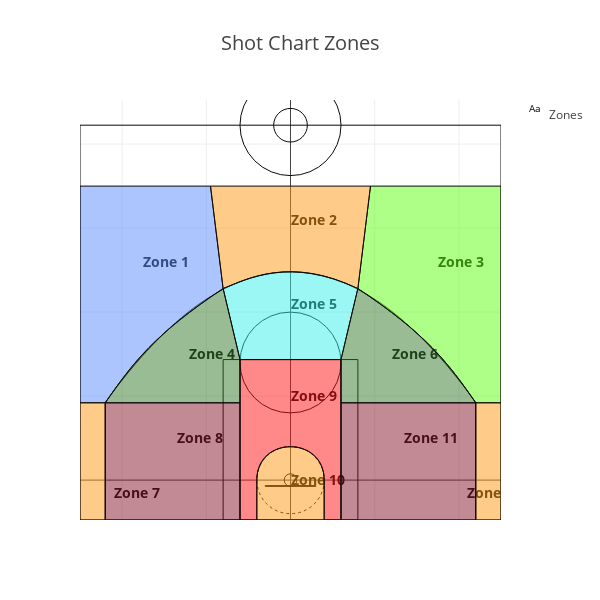

The cell this chart's notebook holds for it:
### Code cell
zone_shapes = []

#Three Point Line Arc Top Left
zone1 = dict(
    type='path',
    xref='x',
    yref='y',
    path='M -250,92 L -220,92 C -187,140 -161,174 -80,228  L -95,350 L -250,350 Z',
    fillcolor= 'rgba(93, 140, 255, 0.5)',
    line=dict(
        color='rgba(10, 10, 10, 1)',
        width=1
    )
)
 
zone_shapes.append(zone1)
#Three Point Line Arc Top Right
zone2 = dict(
    type='path',
    xref='x',
    yref='y',
    path='M 250,92 L 220,92 C 187,140 161,174 80,228  L 95,350 L 250,350 Z',
    fillcolor= 'rgba(93, 255, 18, 0.5)',
    line=dict(
        color='rgba(10, 10, 10, 1)',
        width=1
    )
)
 
zone_shapes.append(zone2)

#Three Point Line Arc Top Center
zone3 = dict(
    type='path',
    xref='x',
    yref='y',
    path='M -80,228 C -50,240 0,266 80,228 L 95,350 L -95,350 Z',
    fillcolor= 'rgba(253, 153, 18, 0.5)',
    line=dict(
        color='rgba(10, 10, 10, 1)',
        width=1
    )
)
zone_shapes.append(zone3)

#Three Point Line Left Corner
zone4 = dict(
    type='path',
    xref='x',
    yref='y',
    path='M -250,-47.5 L -220,-47.5 L -220,92 L -250,92 Z',
    fillcolor= 'rgba(253, 153, 18, 0.5)',
    line=dict(
        color='rgba(10, 10, 10, 1)',
        width=1
    )
)

zone_shapes.append(zone4)

#Three Point Line Right Corner
zone5 = dict(
    type='path',
    xref='x',
    yref='y',
    path='M 250,-47.5 L 220,-47.5 L 220,92 L 250,92 Z',
    fillcolor= 'rgba(253, 153, 18, 0.5)',
    line=dict(
        color='rgba(10, 10, 10, 1)',
        width=1
        )
)

zone_shapes.append(zone5)

#Under the basket
zone6 = dict(
    type='path',
    xref='x',
    yref='y',
    path='M -40,-47.5 L -40,0 C -40,53 40,53 40,0 L 40,-47.5 Z',
    fillcolor= 'rgba(253, 153, 18, 0.5)',
    line=dict(
        color='rgba(10, 10, 10, 1)',
        width=1
    )
)
zone_shapes.append(zone6)

#Paint
zone7 = dict(    
    type='path',
    xref='x',
    yref='y',
    path='M -60,-47.5 L -40,-47.5 L -40,0 C -40,53 40,53 40,0 L 40,-47.5 L 60,-47.5 L 60,143.5 L -60,143.5 Z',
    fillcolor= 'rgba(253, 20, 18, 0.5)',
    line=dict(
        color='rgba(10, 10, 10, 1)',
        width=1
    )
)

zone_shapes.append(zone7)
#Midrange Center
zone8 = dict(    
    type='path',
    xref='x',
    yref='y',
    path='M -60,143.5 L -80,228 C -50,240 0,266 80,228 L 60,143.5 Z',
    fillcolor= 'rgba(54, 239, 233, 0.5)',
    line=dict(
        color='rgba(10, 10, 10, 1)',
        width=1
    )
)

zone_shapes.append(zone8)

#Midrange Center Left
zone8 = dict(    
    type='path',
    xref='x',
    yref='y',
    path='M -220,92 C -187,140 -161,174 -80,228 L -60,143.5 L -60,92 Z',
    fillcolor= 'rgba(54, 123, 43, 0.5)',
    line=dict(
        color='rgba(10, 10, 10, 1)',
        width=1
    )
    )

zone_shapes.append(zone8)

#Midrange Center Right
zone9 = dict(    
    type='path',
    xref='x',
    yref='y',
    path='M 220,92 C 187,140 161,174 80,228 L 60,143.5 L 60,92 Z',
    fillcolor= 'rgba(54, 123, 43, 0.5)',
    line=dict(
        color='rgba(10, 10, 10, 1)',
        width=1
    )
)

zone_shapes.append(zone9)
#Midrange Left
zone10 = dict(    
    type='path',
    xref='x',
    yref='y',
    path='M -220,-47.5 L -220,92 L -60,92 L -60,-47.5 Z',
    fillcolor= 'rgba(134, 23, 43, 0.5)',
    line=dict(
        color='rgba(10, 10, 10, 1)',
        width=1
    )
)

zone_shapes.append(zone10)

#Midrange Right
zone11 = dict(    
    type='path',
    xref='x',
    yref='y',
    path='M 220,-47.5 L 220,92 L 60,92 L 60,-47.5 Z',
    fillcolor= 'rgba(134, 23, 43, 0.5)',
    line=dict(
        color='rgba(10, 10, 10, 1)',
        width=1
    )
)
zone_shapes.append(zone11)


shot_zones_text = go.Scatter(
    x=[-175, 0, 175, -120, 0, 120, -210, -135, 0, 0, 135, 210],
    y=[250, 300, 250, 140, 200, 140, -25, 40, 90, -10, 40, -25],
    mode='text',
    name='Zones',
    text=['<b>Zone '+str(n)+'</b>' for n in range(1,13)],
    hovertext = ['left_center_3', 'center_3', 'right_center_3', 'left_center_mid',
                 'center_mid', 'right_center_mid', 'left_corner_3', 'left_mid', 
                 'paint', 'restricted_area', 'right_mid', 'right_corner_3'],
    textposition='top right',        
    textfont = dict(
        color = 'rgba(10, 10, 10, 1)',
        size = 14
    )
)
layout = go.Layout(
    title='Shot Chart Zones',
    titlefont=dict(
        size=20
    ),
    hovermode = 'closest',
    showlegend = True,
    height = 600,
    width = 600, 
    shapes = court_shapes+zone_shapes,
    xaxis = dict(
        showticklabels = False,
        range = [-250, 250]
    ),
    yaxis = dict(
        showticklabels = False,
        range = [-47.5, 452.5]
    )
)
 
fig = go.Figure(data=[shot_zones_text], layout=layout)
iplot(fig)

### Figure 1 — Plotly figure (JSON) as saved in the notebook; plotly's stock layout.template omitted (floating-point values rounded to 4 significant figures)
{"data": [{"hovertext": ["left_center_3", "center_3", "right_center_3", "left_center_mid", "center_mid", "right_center_mid", "left_corner_3", "left_mid", "paint", "restricted_area", "right_mid", "right_corner_3"], "mode": "text", "name": "Zones", "text": ["<b>Zone 1</b>", "<b>Zone 2</b>", "<b>Zone 3</b>", "<b>Zone 4</b>", "<b>Zone 5</b>", "<b>Zone 6</b>", "<b>Zone 7</b>", "<b>Zone 8</b>", "<b>Zone 9</b>", "<b>Zone 10</b>", "<b>Zone 11</b>", "<b>Zone 12</b>"], "textfont": {"color": "rgba(10, 10, 10, 1)", "size": 14}, "textposition": "top right", "type": "scatter", "uid": "50d4766f-92ef-43cc-95da-b0eecdecf407", "x": [-175, 0, 175, -120, 0, 120, -210, -135, 0, 0, 135, 210], "y": [250, 300, 250, 140, 200, 140, -25, 40, 90, -10, 40, -25]}], "layout": {"height": 600, "hovermode": "closest", "shapes": [{"line": {"color": "rgba(10, 10, 10, 1)", "width": 1}, "type": "rect", "x0": "-250", "x1": "250", "xref": "x", "y0": "-47.5", "y1": "422.5", "yref": "y"}, {"line": {"color": "rgba(10, 10, 10, 1)", "width": 1}, "type": "circle", "x0": "7.5", "x1": "-7.5", "xref": "x", "y0": "7.5", "y1": "-7.5", "yref": "y"}, {"fillcolor": "rgba(10, 10, 10, 1)", "line": {"color": "rgba(10, 10, 10, 1)", "width": 1}, "type": "rect", "x0": "-30", "x1": "30", "xref": "x", "y0": "-7.5", "y1": "-6.5", "yref": "y"}, {"line": {"color": "rgba(10, 10, 10, 1)", "width": 1}, "type": "rect", "x0": "-80", "x1": "80", "xref": "x", "y0": "-47.5", "y1": "143.5", "yref": "y"}, {"line": {"color": "rgba(10, 10, 10, 1)", "width": 1}, "type": "rect", "x0": "-60", "x1": "60", "xref": "x", "y0": "-47.5", "y1": "143.5", "yref": "y"}, {"line": {"color": "rgba(10, 10, 10, 1)", "width": 1}, "type": "line", "x0": "-220", "x1": "-220", "xref": "x", "y0": "-47.5", "y1": "92.5", "yref": "y"}, {"line": {"color": "rgba(10, 10, 10, 1)", "width": 1}, "type": "line", "x0": "220", "x1": "220", "xref": "x", "y0": "-47.5", "y1": "92.5", "yref": "y"}, {"line": {"color": "rgba(10, 10, 10, 1)", "width": 1}, "path": "M -220 92.5 C -70 300, 70 300, 220 92.5", "type": "path", "xref": "x", "yref": "y"}, {"line": {"color": "rgba(10, 10, 10, 1)", "width": 1}, "type": "circle", "x0": "60", "x1": "-60", "xref": "x", "y0": "482.5", "y1": "362.5", "yref": "y"}, {"line": {"color": "rgba(10, 10, 10, 1)", "width": 1}, "type": "circle", "x0": "20", "x1": "-20", "xref": "x", "y0": "442.5", "y1": "402.5", "yref": "y"}, {"line": {"color": "rgba(10, 10, 10, 1)", "width": 1}, "type": "circle", "x0": "60", "x1": "-60", "xref": "x", "y0": "200", "y1": "80", "yref": "y"}, {"line": {"color": "rgba(10, 10, 10, 1)", "dash": "dot", "width": 1}, "type": "circle", "x0": "40", "x1": "-40", "xref": "x", "y0": "40", "y1": "-40", "yref": "y"}, {"fillcolor": "rgba(93, 140, 255, 0.5)", "line": {"color": "rgba(10, 10, 10, 1)", "width": 1}, "path": "M -250,92 L -220,92 C -187,140 -161,174 -80,228  L -95,350 L -250,350 Z", "type": "path", "xref": "x", "yref": "y"}, {"fillcolor": "rgba(93, 255, 18, 0.5)", "line": {"color": "rgba(10, 10, 10, 1)", "width": 1}, "path": "M 250,92 L 220,92 C 187,140 161,174 80,228  L 95,350 L 250,350 Z", "type": "path", "xref": "x", "yref": "y"}, {"fillcolor": "rgba(253, 153, 18, 0.5)", "line": {"color": "rgba(10, 10, 10, 1)", "width": 1}, "path": "M -80,228 C -50,240 0,266 80,228 L 95,350 L -95,350 Z", "type": "path", "xref": "x", "yref": "y"}, {"fillcolor": "rgba(253, 153, 18, 0.5)", "line": {"color": "rgba(10, 10, 10, 1)", "width": 1}, "path": "M -250,-47.5 L -220,-47.5 L -220,92 L -250,92 Z", "type": "path", "xref": "x", "yref": "y"}, {"fillcolor": "rgba(253, 153, 18, 0.5)", "line": {"color": "rgba(10, 10, 10, 1)", "width": 1}, "path": "M 250,-47.5 L 220,-47.5 L 220,92 L 250,92 Z", "type": "path", "xref": "x", "yref": "y"}, {"fillcolor": "rgba(253, 153, 18, 0.5)", "line": {"color": "rgba(10, 10, 10, 1)", "width": 1}, "path": "M -40,-47.5 L -40,0 C -40,53 40,53 40,0 L 40,-47.5 Z", "type": "path", "xref": "x", "yref": "y"}, {"fillcolor": "rgba(253, 20, 18, 0.5)", "line": {"color": "rgba(10, 10, 10, 1)", "width": 1}, "path": "M -60,-47.5 L -40,-47.5 L -40,0 C -40,53 40,53 40,0 L 40,-47.5 L 60,-47.5 L 60,143.5 L -60,143.5 Z", "type": "path", "xref": "x", "yref": "y"}, {"fillcolor": "rgba(54, 239, 233, 0.5)", "line": {"color": "rgba(10, 10, 10, 1)", "width": 1}, "path": "M -60,143.5 L -80,228 C -50,240 0,266 80,228 L 60,143.5 Z", "type": "path", "xref": "x", "yref": "y"}, {"fillcolor": "rgba(54, 123, 43, 0.5)", "line": {"color": "rgba(10, 10, 10, 1)", "width": 1}, "path": "M -220,92 C -187,140 -161,174 -80,228 L -60,143.5 L -60,92 Z", "type": "path", "xref": "x", "yref": "y"}, {"fillcolor": "rgba(54, 123, 43, 0.5)", "line": {"color": "rgba(10, 10, 10, 1)", "width": 1}, "path": "M 220,92 C 187,140 161,174 80,228 L 60,143.5 L 60,92 Z", "type": "path", "xref": "x", "yref": "y"}, {"fillcolor": "rgba(134, 23, 43, 0.5)", "line": {"color": "rgba(10, 10, 10, 1)", "width": 1}, "path": "M -220,-47.5 L -220,92 L -60,92 L -60,-47.5 Z", "type": "path", "xref": "x", "yref": "y"}, {"fillcolor": "rgba(134, 23, 43, 0.5)", "line": {"color": "rgba(10, 10, 10, 1)", "width": 1}, "path": "M 220,-47.5 L 220,92 L 60,92 L 60,-47.5 Z", "type": "path", "xref": "x", "yref": "y"}], "showlegend": true, "title": {"font": {"size": 20}, "text": "Shot Chart Zones"}, "width": 600, "xaxis": {"range": [-250, 250], "showticklabels": false}, "yaxis": {"range": [-47.5, 452.5], "showticklabels": false}}}
